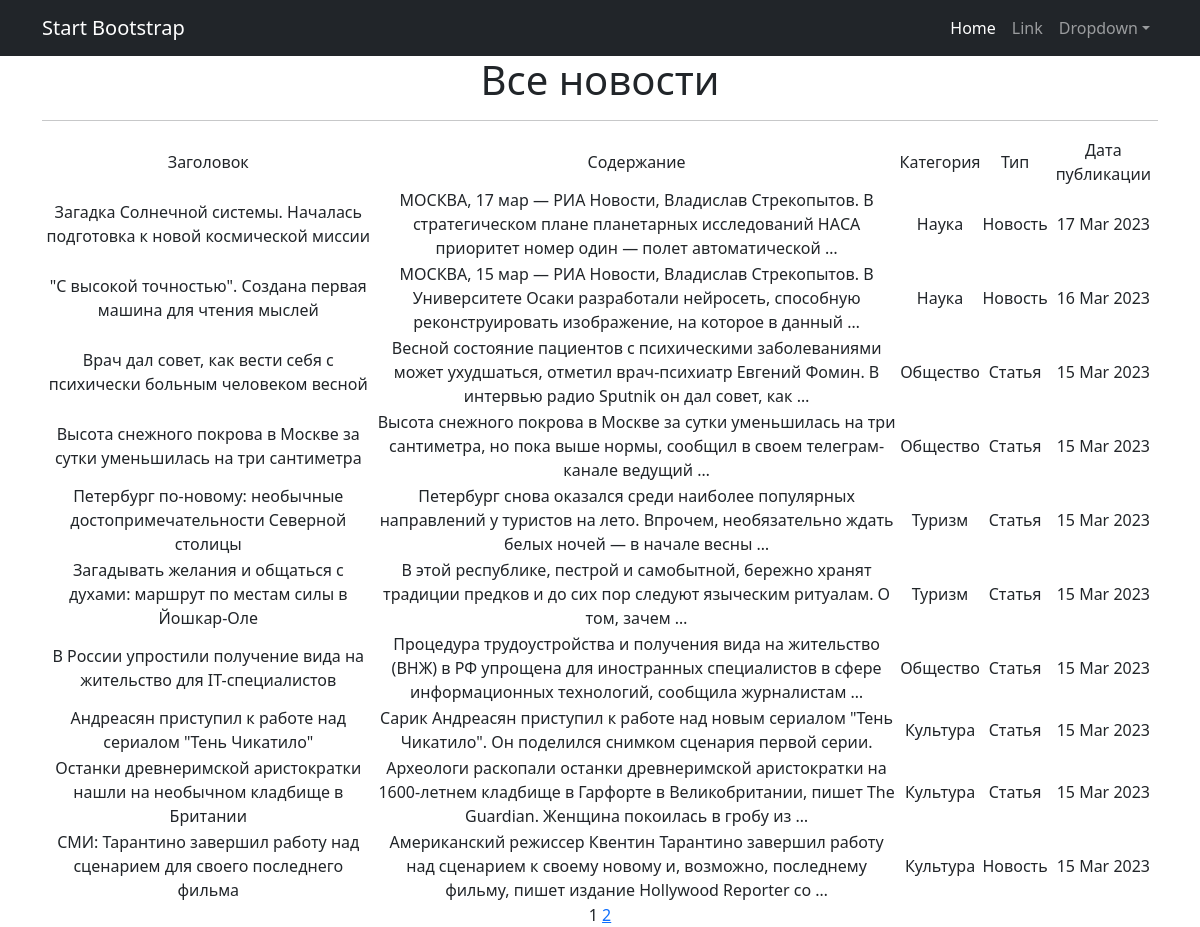
Page /news/ on the committed database.
### news/models.py (models this page shows, shortened)
class Post(models.Model):
    NEWS = 'Новость'
    ARTICLE = 'Статья'
    CATEGORY_CHOICES = (
        (NEWS, 'Новость'),
        (ARTICLE, 'Статья')
    )
    categoryType = models.CharField(max_length=10, choices=CATEGORY_CHOICES, default=NEWS)
    dateCreation = models.DateTimeField(auto_now_add=True)
    title = models.CharField(max_length=128)
    text = models.TextField()
    category = models.ForeignKey(to='Category', on_delete=models.CASCADE, related_name='posts')

class Category(models.Model):
    name = models.CharField(max_length=100, unique=True)

### news/views.py (the view)
# urls.py: path('', PostsList.as_view(), name='post_list'),
class PostsList(ListView):
    model = Post
    ordering = '-dateCreation'
    template_name = 'posts.html'
    context_object_name = 'posts'
    paginate_by = 10
    def get_queryset(self):
        queryset = super().get_queryset()
        self.filterset = PostFilter(self.request.GET, queryset)
        return self.filterset.qs
    def get_context_data(self, **kwargs):
        context = super().get_context_data(**kwargs)
        context['filterset'] = self.filterset
        return context

### news/templatetags/custom_filters.py (called while the page is built)
@register.filter()
def censor(text):
    bad_words = ['сфинкса', 'китай']
    if type(text) == str:
        for word in text.split():
            if word.lower() in bad_words:
                text = text.replace(word, f"{word[0]}{'*' * (len(word) - 1)}")
    else:
        raise ValueError('Входные данные не являются строкой!')
    return text

### news/templatetags/custom_tags.py (called while the page is built)
@register.simple_tag(takes_context=True)
def url_replace(context, **kwargs):
    d = context['request'].GET.copy()
    for k, v in kwargs.items():
        d[k] = v
    return d.urlencode()

### templates/posts.html (shortened to what this page needs)
{% extends 'flatpages/default.html' %}
{% load custom_filters %}
{% load custom_tags %}
{% block content %}
   <h1>Все новости </h1>
   <hr>
   {% if posts %}
       <table>
           <tr>
               <td>Заголовок</td>
               <td>Содержание</td>
               <td>Категория</td>
               <td>Тип</td>
               <td>Дата публикации</td>
           </tr>
           {% for post in posts %}
           <tr>
               <td>{{ post.title|censor }}</td>
               <td>{{ post.text|truncatewords:20|censor }}</td>
               <td>{{ post.category.name }}</td>
               <td>{{ post.categoryType }}</td>
               <td>{{ post.dateCreation|date:'d M Y' }}</td>
           </tr>
           {% endfor %}
       </table>
   {% else %}
       <h2>Новостей нет!</h2>!
   {% endif %}
   {{ page_obj.number }}
   {% if page_obj.has_next %}
       <a href="?{% url_replace page=page_obj.next_page_number %}">{{ page_obj.next_page_number }}</a>
   {% endif %}
{% endblock content %}

### templates/flatpages/default.html (shortened to what this page needs)
<!DOCTYPE html>
<html lang="en">
    <head>
        {% load static %}
        <link href="{% static 'css/styles.css' %}" rel="stylesheet" />
    </head>
    <body>
        <nav class="navbar navbar-expand-lg navbar-dark bg-dark">
            <div class="container">
                <a class="navbar-brand" href="#">Start Bootstrap</a>
                <div class="collapse navbar-collapse" id="navbarSupportedContent">
                    <ul class="navbar-nav ms-auto mb-2 mb-lg-0">
                        <li class="nav-item"><a class="nav-link active" aria-current="page" href="#">Home</a></li>
                        <li class="nav-item"><a class="nav-link" href="#">Link</a></li>
                        <li class="nav-item dropdown">
                            <a class="nav-link dropdown-toggle" id="navbarDropdown" href="#" role="button" data-bs-toggle="dropdown" aria-expanded="false">Dropdown</a>
                        </li>
                    </ul>
                </div>
            </div>
        </nav>
        <div class="container">
            <div class="row">
                <div class="col-lg-12 text-center">
                    {% block content %}{% endblock content %}
                </div>
            </div>
       </div>
    </body>
</html>

### rows in the picture
Post: title|censor "Загадка Солнечной системы. Началась подготовка к новой космической миссии", text|censor "МОСКВА, 17 мар — РИА Новости, Владислав Стрекопытов. В стратегическом плане планетарных исследований НАСА приоритет номер один — полет автоматической …", category.name "Наука", categoryType "Новость", dateCreation "17 Mar 2023"
Post: title|censor "\"С высокой точностью\". Создана первая машина для чтения мыслей", text|censor "МОСКВА, 15 мар — РИА Новости, Владислав Стрекопытов. В Университете Осаки разработали нейросеть, способную реконструировать изображение, на которое в данный …", category.name "Наука", categoryType "Новость", dateCreation "16 Mar 2023"
Post: title|censor "Врач дал совет, как вести себя с психически больным человеком весной", text|censor "Весной состояние пациентов с психическими заболеваниями может ухудшаться, отметил врач-психиатр Евгений Фомин. В интервью радио Sputnik он дал совет, как …", category.name "Общество", categoryType "Статья", dateCreation "15 Mar 2023"
Post: title|censor "Высота снежного покрова в Москве за сутки уменьшилась на три сантиметра", text|censor "Высота снежного покрова в Москве за сутки уменьшилась на три сантиметра, но пока выше нормы, сообщил в своем телеграм-канале ведущий …", category.name "Общество", categoryType "Статья", dateCreation "15 Mar 2023"
Post: title|censor "Петербург по-новому: необычные достопримечательности Северной столицы", text|censor "Петербург снова оказался среди наиболее популярных направлений у туристов на лето. Впрочем, необязательно ждать белых ночей — в начале весны …", category.name "Туризм", categoryType "Статья", dateCreation "15 Mar 2023"
Post: title|censor "Загадывать желания и общаться с духами: маршрут по местам силы в Йошкар-Оле", text|censor "В этой республике, пестрой и самобытной, бережно хранят традиции предков и до сих пор следуют языческим ритуалам. О том, зачем …", category.name "Туризм", categoryType "Статья", dateCreation "15 Mar 2023"
Post: title|censor "В России упростили получение вида на жительство для IT-специалистов", text|censor "Процедура трудоустройства и получения вида на жительство (ВНЖ) в РФ упрощена для иностранных специалистов в сфере информационных технологий, сообщила журналистам …", category.name "Общество", categoryType "Статья", dateCreation "15 Mar 2023"
Post: title|censor "Андреасян приступил к работе над сериалом \"Тень Чикатило\"", text|censor "Сарик Андреасян приступил к работе над новым сериалом \"Тень Чикатило\". Он поделился снимком сценария первой серии.", category.name "Культура", categoryType "Статья", dateCreation "15 Mar 2023"
Post: title|censor "Останки древнеримской аристократки нашли на необычном кладбище в Британии", text|censor "Археологи раскопали останки древнеримской аристократки на 1600-летнем кладбище в Гарфорте в Великобритании, пишет The Guardian. Женщина покоилась в гробу из …", category.name "Культура", categoryType "Статья", dateCreation "15 Mar 2023"
Post: title|censor "СМИ: Тарантино завершил работу над сценарием для своего последнего фильма", text|censor "Американский режиссер Квентин Тарантино завершил работу над сценарием к своему новому и, возможно, последнему фильму, пишет издание Hollywood Reporter со …", category.name "Культура", categoryType "Новость", dateCreation "15 Mar 2023"

### other values in the picture
{{ page_obj.number }} "1"
{{ page_obj.next_page_number }} "2"
